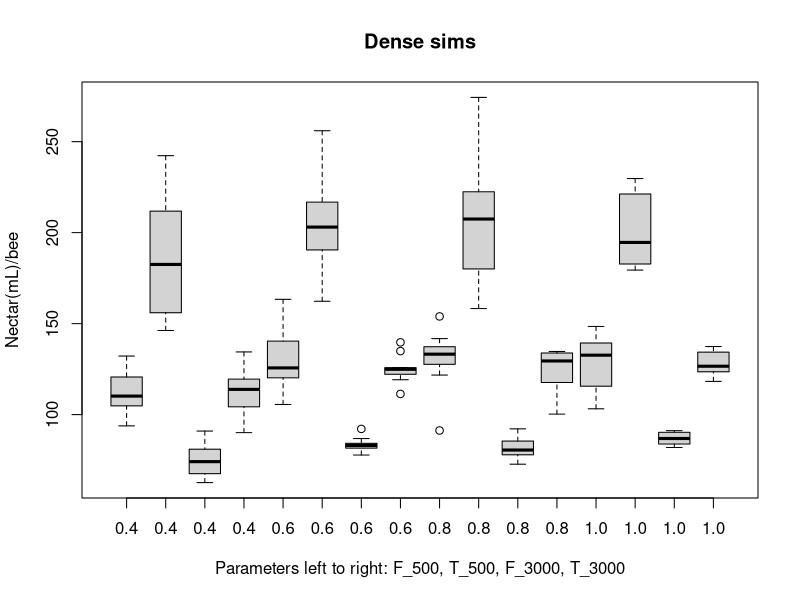
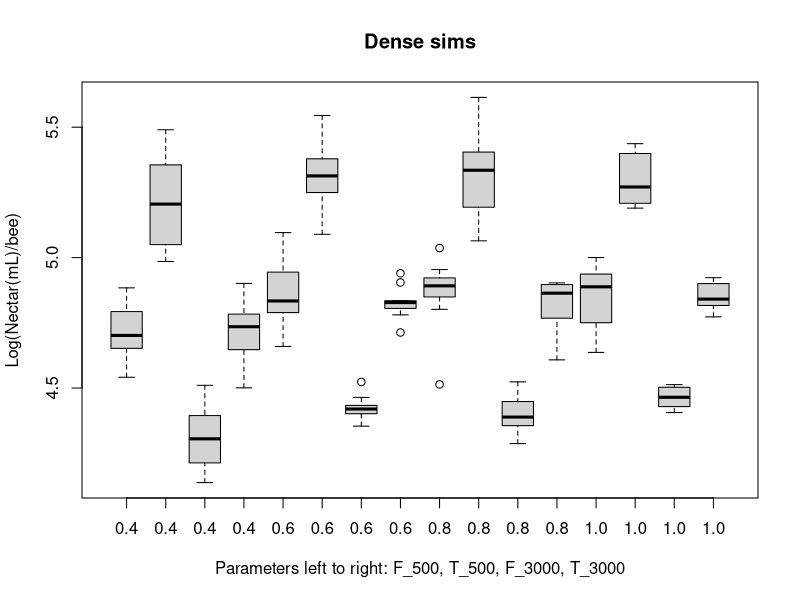
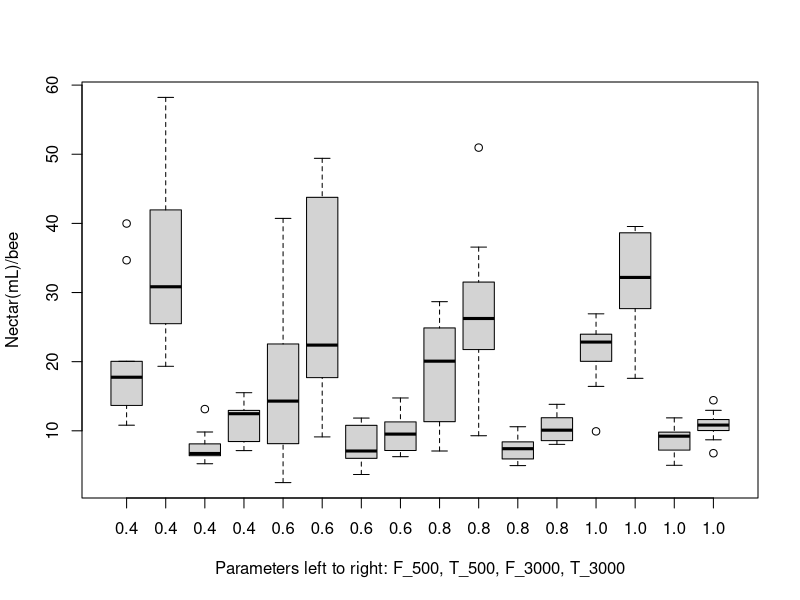
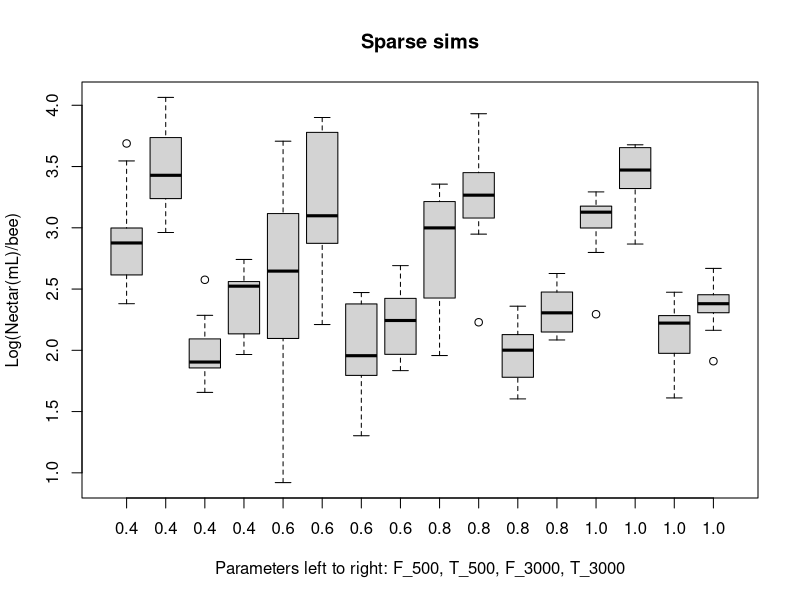
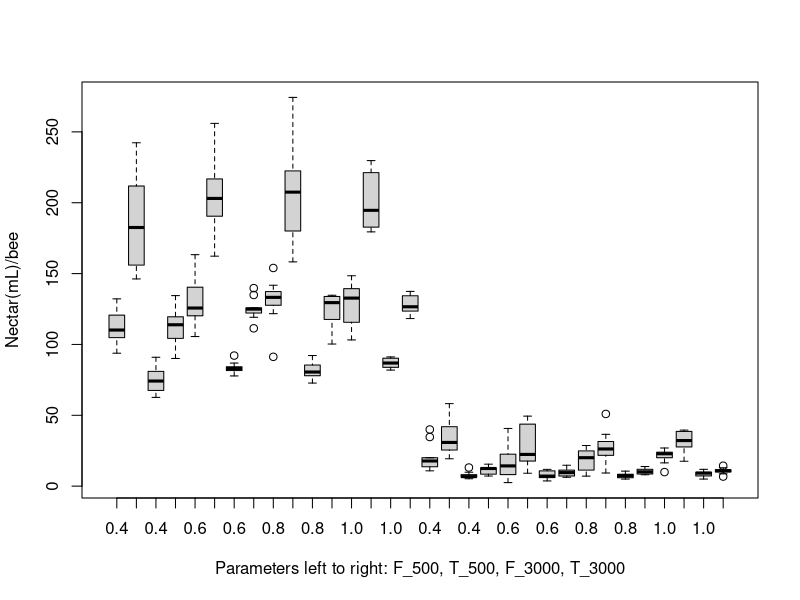
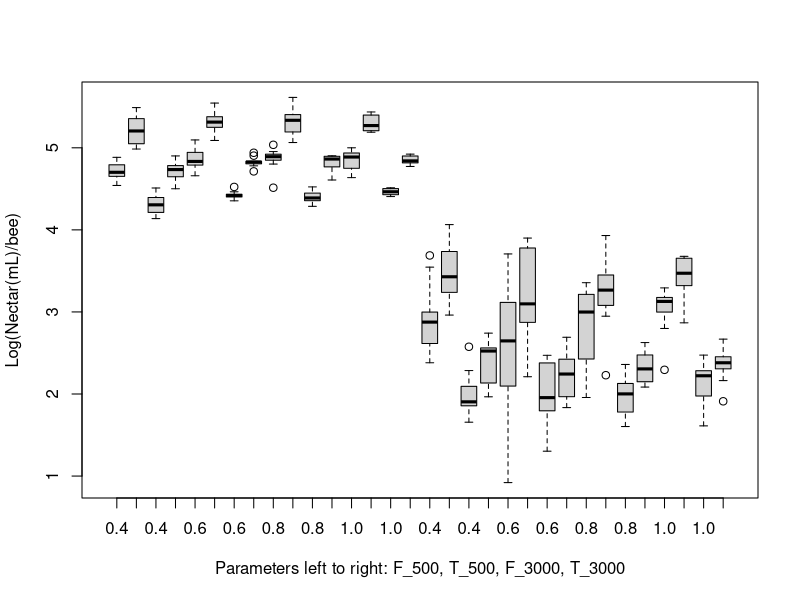

These charts were generated, in order, by the following R code:
## ---- chunk 1
library(dplyr)
# setwd("~/Google Drive/Semester 8/Thesis/NetLogo+R GitHub/NetLogo R Analyses/Sim Analyses2")

# Simulation data
all.data <- read.csv("Bees sim_all2-table.csv", skip = 6, stringsAsFactors=FALSE)

# Data cleanup
all.data$environment <- as.factor(sapply(1:nrow(all.data), 
                                         function(i) {i <- paste(substr(all.data$resource_density[i],2,2), 
                                                                 ": ", 
                                                                 substr(all.data$R_value[i], 2,4), 
                                                                 sep = "")}))
names(all.data)[5] <- "communication"
all.data$communication <- as.factor(all.data$communication)
all.data$population <- as.factor(all.data$population)
all.data$log.nectar.bee <- log(all.data$nectar.bee)

# Dense
dense.data <- all.data %>% filter(resource_density == "\"dense\"")
dense.data$environment <- as.factor(as.character(dense.data$environment))
dense.data.some <- dense.data %>% filter(environment == "d: 0.8" | 
                                           environment == "d: 1.0")
# Sparse
sparse.data <- all.data %>% filter(resource_density == "\"sparse\"")
sparse.data$environment <- as.factor(as.character(sparse.data$environment))
sparse.data.some <- sparse.data %>% filter(environment == "s: 0.8" | 
                                             environment == "s: 1.0")
## ---- chunk 2
# Plot results
boxplot(nectar.bee ~ communication+population+environment, data=dense.data, ylab = "Nectar(mL)/bee", 
        xlab = "Parameters left to right: F_500, T_500, F_3000, T_3000", main = "Dense sims", 
        names = c("0.4", "0.4", "0.4", "0.4",
                  "0.6", "0.6", "0.6", "0.6",
                  "0.8", "0.8", "0.8", "0.8",
                  "1.0", "1.0", "1.0", "1.0"))

boxplot(log.nectar.bee ~ communication+population+environment, data=dense.data, ylab = "Log(Nectar(mL)/bee)", 
        xlab = "Parameters left to right: F_500, T_500, F_3000, T_3000", main = "Dense sims", 
        names = c("0.4", "0.4", "0.4", "0.4",
                  "0.6", "0.6", "0.6", "0.6",
                  "0.8", "0.8", "0.8", "0.8",
                  "1.0", "1.0", "1.0", "1.0"))
## ---- chunk 3
# Plot results
boxplot(nectar.bee ~ communication+population+environment, data=sparse.data, ylab = "Nectar(mL)/bee", 
        xlab = "Parameters left to right: F_500, T_500, F_3000, T_3000", 
        names = c("0.4", "0.4", "0.4", "0.4",
                  "0.6", "0.6", "0.6", "0.6",
                  "0.8", "0.8", "0.8", "0.8",
                  "1.0", "1.0", "1.0", "1.0"))

boxplot(log.nectar.bee ~ communication+population+environment, data=sparse.data, ylab = "Log(Nectar(mL)/bee)", 
        xlab = "Parameters left to right: F_500, T_500, F_3000, T_3000", main = "Sparse sims", 
        names = c("0.4", "0.4", "0.4", "0.4",
                  "0.6", "0.6", "0.6", "0.6",
                  "0.8", "0.8", "0.8", "0.8",
                  "1.0", "1.0", "1.0", "1.0"))
## ---- chunk 4
# Plot results
boxplot(nectar.bee ~ communication+population+environment, data=all.data, ylab = "Nectar(mL)/bee", 
        xlab = "Parameters left to right: F_500, T_500, F_3000, T_3000", 
        names = c("0.4", "0.4", "0.4", "0.4",
                  "0.6", "0.6", "0.6", "0.6",
                  "0.8", "0.8", "0.8", "0.8",
                  "1.0", "1.0", "1.0", "1.0",
                  "0.4", "0.4", "0.4", "0.4",
                  "0.6", "0.6", "0.6", "0.6",
                  "0.8", "0.8", "0.8", "0.8",
                  "1.0", "1.0", "1.0", "1.0"))

boxplot(log.nectar.bee ~ communication+population+environment, data=all.data, ylab = "Log(Nectar(mL)/bee)", 
        xlab = "Parameters left to right: F_500, T_500, F_3000, T_3000", 
        names = c("0.4", "0.4", "0.4", "0.4",
                  "0.6", "0.6", "0.6", "0.6",
                  "0.8", "0.8", "0.8", "0.8",
                  "1.0", "1.0", "1.0", "1.0",
                  "0.4", "0.4", "0.4", "0.4",
                  "0.6", "0.6", "0.6", "0.6",
                  "0.8", "0.8", "0.8", "0.8",
                  "1.0", "1.0", "1.0", "1.0"))
## ---- chunk 5
null <- lm(log.nectar.bee ~ population+communication+environment, data = all.data)
alt.1a <- lm(log.nectar.bee ~ population*communication+environment, data = all.data)
anova(null, alt.1a)
## ---- chunk 6
alt.1b <- lm(log.nectar.bee ~ population*environment+communication, data = all.data)
anova(null, alt.1b)
## ---- chunk 7
alt.1c <- lm(log.nectar.bee ~ population+communication*environment, data = all.data)
anova(null, alt.1c)
## ---- chunk 8
null.all.1 <- lm(log.nectar.bee ~ population + communication + environment + 
                   population*communication + population*environment + communication*environment, data = all.data)
alt.all.1 <- lm(log.nectar.bee ~ population*communication*environment, data = all.data)
anova(null.all.1, alt.all.1)
## ---- chunk 9
# found.all
null.2 <- glm(cbind(resources.found, resources.untouched) ~ population+communication+environment, 
              family = binomial(), data = all.data)
alt.2a <- glm(cbind(resources.found, resources.untouched) ~ population*communication+environment, 
              family = binomial(), data = all.data)
anova(null.2, alt.2a, test="Chisq")

alt.2b <- glm(cbind(resources.found, resources.untouched) ~ population+communication*environment, 
              family = binomial(), data = all.data)
anova(null.2, alt.2b, test="Chisq")

alt.2c <- glm(cbind(resources.found, resources.untouched) ~ population*environment+communication, 
              family = binomial(), data = all.data)
anova(null.2, alt.2c, test="Chisq")
## ---- chunk 10
null.all.2 <- glm(cbind(resources.found, resources.untouched) ~ population + communication + environment + 
                    population*communication + population*environment + communication*environment, 
                  family = binomial(), data = all.data)
alt.all.2 <- glm(cbind(resources.found, resources.untouched) ~ population*environment*communication, 
                 family = binomial(), data = all.data)
anova(null.all.2, alt.all.2, test="Chisq")
## ---- chunk 11
# found.all
null.3 <- glm(cbind(resources.depleted, (resources.found-resources.depleted)) ~ population+communication+environment, 
              family = binomial(), data = all.data)
alt.3a <- glm(cbind(resources.depleted, (resources.found-resources.depleted)) ~ population*communication+environment, 
              family = binomial(), data = all.data)
anova(null.3, alt.3a, test="Chisq")

alt.3b <- glm(cbind(resources.depleted, (resources.found-resources.depleted)) ~ population+communication*environment, 
              family = binomial(), data = all.data)
anova(null.3, alt.3b, test="Chisq")

alt.3c <- glm(cbind(resources.depleted, (resources.found-resources.depleted)) ~ population*environment+communication, 
              family = binomial(), data = all.data)
anova(null.3, alt.3c, test="Chisq")
## ---- chunk 12
null.all.3 <- glm(cbind(resources.depleted, (resources.found-resources.depleted)) ~ population + communication + environment + 
                    population*communication + population*environment + communication*environment, 
                  family = binomial(), data = all.data)
alt.all.3 <- glm(cbind(resources.depleted, (resources.found-resources.depleted)) ~ population*environment*communication, 
                 family = binomial(), data = all.data)
anova(null.all.3, alt.all.3, test="Chisq")
## ---- chunk 13
comm.data <- all.data %>% filter(communication == "TRUE")
t.test(comm.data$dance.avg, comm.data$random.avg)
